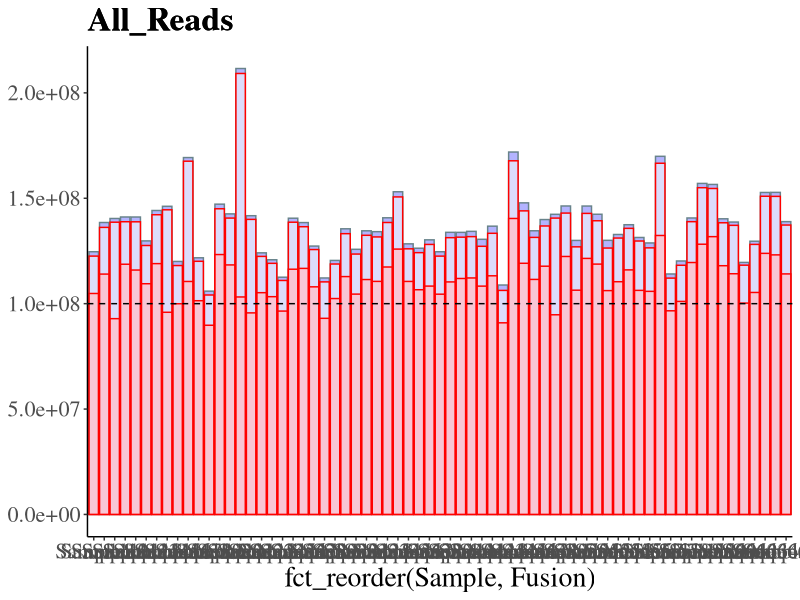

Write R code to recreate this figure. (Note: this script raises an error after producing the figure.)
#-----------------------------------------------------
#SASI ARUNACHALAM PhD : St Jude Childern Research Hospital
# NGS_Stats
#-----------------------------------------------------
#############
library(tidyverse) #ggplot2,tibble,tidyr,readr,purrr,dplyr,stringr,forcats
library(data.table)
library(readxl)
library(openxlsx)
library(scales)
rm(list=ls())
#############
stat <- read_excel("NGS_Stats_Input_1.xlsx")

###### ALL_reads

##1
##ggplot for Allreads

ggplot(data=stat, aes(x=fct_reorder(Sample,Fusion),fill=factor(Fusion))) +
  geom_bar(aes(y=Totalreads), stat="identity", position ="identity", alpha=.3, fill='blue', color='lightblue4') +
  geom_bar(aes(y=MappedReads), stat="identity", position="identity", alpha=.8, fill='lavender', color='red')+
  geom_bar(aes(y=Non_dupped), stat="identity", position="identity", alpha=.8, fill='pink', color='red')+
  ggtitle("All_Reads")+
  theme_classic()+
  #scale_y_continuous(labels=function(n){format(n, scientific = FALSE)})+
  geom_hline(yintercept=100000000, linetype="dashed")+
  theme(
    legend.title=element_blank(),  
    #legend.position=c(.73,.7),
    axis.title.y=element_blank(), 
    text=element_text(family="serif",size=20),
    plot.title=element_text(face="bold",hjust=c(0,0))
  )

  
ggsave("~/Desktop/R_Scripts_compilation/NGS_QC_Stats_R/NGS_Stats_output_1/Allreads.pdf",width = 50, height = 10, units = "cm")




##2
##ggplot for mapped_per
ggplot(data=stat, aes(x=Sample, y=Map_perc)) +
  geom_bar(stat="identity") + 
  ggtitle("Mapped_percentage")+
  theme_classic()+
  coord_cartesian(ylim=c(80, 100))+
  geom_hline(yintercept=96, linetype="dashed")+
  theme(
    legend.title=element_blank(),  
    #legend.position=c(.73,.7),
    axis.title.y=element_blank(), 
    text=element_text(family="serif",size=20),
    plot.title=element_text(face="bold",hjust=c(0,0))
    
)
ggsave("~/Desktop/R_Scripts_compilation/NGS_QC_Stats_R/NGS_Stats_output_1/mapped_per.pdf",width = 50, height = 10, units = "cm")


##3
##ggplot for Dup_per
ggplot(data=stat, aes(x=Sample, y=Dup_perc)) +
  geom_bar(stat="identity") + 
  ggtitle("Dup_percentage")+
  theme_classic()+
  coord_cartesian(ylim=c(0, 50))+
  geom_hline(yintercept=40, linetype="dashed")+
  theme(
    legend.title=element_blank(),  
    #legend.position=c(.73,.7),
    axis.title.y=element_blank(), 
    text=element_text(family="serif",size=20),
    plot.title=element_text(face="bold",hjust=c(0,0))
    
  )
ggsave("~/Desktop/R_Scripts_compilation/NGS_QC_Stats_R/NGS_Stats_output_1/dup_prec.pdf",width = 50, height = 10, units = "cm")


##4
##ggplot for OnTargetDepth
ggplot(data=stat, aes(x=Sample, y=OnTargetDepth)) +
  geom_bar(stat="identity") + 
  ggtitle("Target_depth")+
  theme_classic()+
  coord_cartesian(ylim=c(0, 100))+
  geom_hline(yintercept=75, linetype="dashed")+
  theme(
    legend.title=element_blank(),  
    #legend.position=c(.73,.7),
    axis.title.y=element_blank(), 
    text=element_text(family="serif",size=20),
    plot.title=element_text(face="bold",hjust=c(0,0))
    
  )

ggsave("~/Desktop/R_Scripts_compilation/NGS_QC_Stats_R/NGS_Stats_output_1/Target.pdf",width = 50, height = 10, units = "cm")
